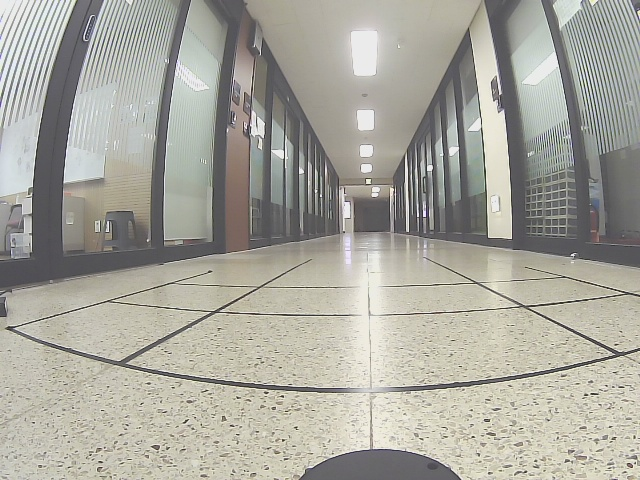
#> input picture src/track_drive/dev/shots/tape2_raw.jpg, 640 x 480 px, found by its file name
$ python h_tuner.py --image dev/shots/tape2_raw.jpg   (older library calls are emulated)
#> lines starting #> are read from the running program, lines starting #| are printed output that depends on the picture
### src/track_drive/track_drive/lib/bev.py
"""BEV 호모그래피 + 렌즈 왜곡 보정 + 차선점 추출 (순수 파이썬, rclpy 금지).

역할: 카메라 캘리브(config/camera.yaml) 로드, 렌즈 왜곡 보정(plumb_bob/fisheye),
      이미지 마스크 → BEV warp → lidar 좌표 차선 중심점 추출, 품질 점수.
입력: camera.yaml (model/K/D/new_K/H + intrinsics_calibrated/h_calibrated),
      BGR 이미지, 차선 마스크(uint8, 이미지 픽셀 좌표).
출력: (xs, ys) lidar_frame 미터 (x전방/y좌), lane_quality 0~1.
예선 대비 변경점: lane_detect_node 의 BEV 상수·_mask_to_centerline_xy 를 lib 로
      승격(원문 유지). H 는 yaml 에서 로드하고 미캘리브 시 예선 시뮬 폴백 H 사용.
      Undistorter 신설 — intrinsics_calibrated=False 면 no-op 패스스루.
캘리브 플래그는 2개로 분리돼 있다 (부분 캘리브가 실제로 자주 생긴다):
      intrinsics_calibrated = K/D 유효 → undistort 실행 여부를 결정,
      h_calibrated          = H 유효    → 지면 좌표 신뢰 여부를 결정.
      구버전 파일의 calibrated 단일 키는 "둘 다"의 의미로 해석한다(하위호환).
본선 실측 반영: 벤더 PDF 는 "170도 어안" 이라 했으나 실측 HFOV≈87°/VFOV≈64° 의
      일반 광각 렌즈였다. 87° 렌즈에 등거리(fisheye) 모델을 쓰면 과파라미터화로
      CHECK_COND 실패·가장자리 악화가 난다. 그래서 기본 왜곡모델을 plumb_bob 으로
      두고, fisheye 경로는 지우지 않고 model 필드로 고르는 하위호환으로 남긴다
      (카메라 교체나 진짜 어안 사용 대비).
"""

import os

import cv2
import numpy as np

try:
    import yaml
except ImportError:  # PyYAML 없는 환경(순수 유닛테스트)에서도 import 는 되게
    yaml = None


# ======================== BEV 상수 (예선 common.py 와 동일 유지) ========================

# ★ 2026-08-12 실차 실측으로 교체. 예선 시뮬 값(RES 0.05 / SUB 3 / BIN 0.18)은
#   굵은 시뮬 차선 기준이라, 실차의 얇은 노란테이프에서는 마스크가 14,451화소나
#   되는데도 BEV 점이 1개만 나왔다 (경로 생성 최소 6개 → 영구 실패).
#   같은 프레임에서 RES 0.02 / SUB 1 / BIN 0.05 로 바꾸면 20개 안팎이 나온다.
#   워프 비용은 0.14ms → 0.82ms 로 무시할 수준(전체 주기 128ms).
BEV_RES = 0.02                      # 실측 (was 0.05 [SIM])
BEV_X_MIN, BEV_X_MAX = -2.0, 12.0   # [SIM] 전방 범위 m
BEV_Y_HALF = 5.0                    # [SIM] 좌우 반폭 m
BEV_W = int(round((2 * BEV_Y_HALF) / BEV_RES))          # 500
BEV_H = int(round((BEV_X_MAX - BEV_X_MIN) / BEV_RES))   # 700

# lidar (x전방/y좌, m) → BEV 픽셀 (u,v) 그리드 행렬
M_GRID = np.array([
    [ 0.0,           -1.0 / BEV_RES, BEV_Y_HALF / BEV_RES],
    [-1.0 / BEV_RES,  0.0,           BEV_X_MAX  / BEV_RES],
    [ 0.0,            0.0,           1.0],
], dtype=np.float64)

# 예선 시뮬 캘리브 호모그래피 (이미지 픽셀 → lidar 미터). 실차 캘리브 전 폴백.
H_PIX2LIDAR_SIM_FALLBACK = np.array([  # [SIM] common.H_PIX2LIDAR_FALLBACK 복사본
    [ 0.00000000000000e+00,  4.63055528548851e-03, -2.73689017508590e+00],
    [ 4.18097842466549e-03,  1.87301533010043e-04, -1.37819064484720e+00],
    [ 0.00000000000000e+00, -2.40130177039888e-03,  5.16378846754945e-01],
], dtype=np.float64)

LANE_PIX_SUBSAMPLE = 1          # 실측 (was 3 [SIM]) — 얇은 테이프는 3칸 건너뛰면 사라진다
LANE_CENTERLINE_BIN_M = 0.05    # 실측 (was 0.18 [SIM]) — 점이 1.6m 안에만 있어 촘촘히 떠야 한다

# lane_quality 등급 기준 (본선 스펙: n/20 × x스팬/3.0)
LANE_QUALITY_GOOD_POINTS = 20.0
LANE_QUALITY_GOOD_SPAN_M = 3.0


# ======================== 왜곡 모델 ========================

# plumb_bob = 브라운-콘라디(일반 광각). D = [k1, k2, p1, p2, k3] (5개)
MODEL_PLUMB_BOB = "plumb_bob"
# fisheye = 등거리 어안. D = [k1, k2, k3, k4] (4개)
MODEL_FISHEYE = "fisheye"
VALID_MODELS = (MODEL_PLUMB_BOB, MODEL_FISHEYE)
# 실차 Xycar 카메라가 실측 HFOV≈87° 일반 광각이므로 기본값은 plumb_bob
DEFAULT_MODEL = MODEL_PLUMB_BOB

# getOptimalNewCameraMatrix alpha 기본값.
# 0.0 = 검은 여백 없이 크롭, 1.0 = 원본 화소 전부 보존(가장자리에 검은 여백)
UNDISTORT_ALPHA_DEFAULT = 0.0

# new_K 일치 판정 허용 오차 (픽셀). 이보다 크게 벌어지면 H 가 무효.
NEW_K_MATCH_TOL = 1e-3


def resolve_distortion_model(model, D=None):
    """model 문자열 정규화. 미지정/미상이면 D 길이로 추론한다 (5→plumb_bob, 4→fisheye).

    반환: (model, note) — note 는 추론이 일어났을 때만 채워지는 로그용 한국어 문자열
          (정상적으로 model 이 명시돼 있으면 빈 문자열).
    """
    name = str(model).strip().lower() if model is not None else ""
    if name in VALID_MODELS:
        return name, ""

    try:
        n = int(np.asarray(D, dtype=np.float64).reshape(-1).size) if D is not None else 0
    except (TypeError, ValueError):
        n = 0

    if n == 4:
        guessed = MODEL_FISHEYE
    elif n >= 5:
        guessed = MODEL_PLUMB_BOB
    else:
        guessed = DEFAULT_MODEL

    if name:
        note = (f"camera.yaml model='{model}' 은 알 수 없는 값 — "
                f"D 길이({n})로 '{guessed}' 추론. model 은 "
                f"{'/'.join(VALID_MODELS)} 중 하나여야 한다.")
    else:
        note = (f"camera.yaml 에 model 필드 없음 — D 길이({n})로 '{guessed}' 자동 추론. "
                f"model 을 명시할 것 ({'/'.join(VALID_MODELS)}).")
    return guessed, note


def _coerce_D(D, n_min):
    """D 를 1차원 float64 로 펴고 최소 길이 n_min 을 0 패딩으로 보장."""
    d = np.asarray(D, dtype=np.float64).reshape(-1)
    if d.size < n_min:
        d = np.concatenate([d, np.zeros(n_min - d.size, dtype=np.float64)])
    return d


def _as_3x3_or_none(M):
    """3x3 float64 로 변환. 실패하거나 None 이면 None."""
    if M is None:
        return None
    try:
        return np.asarray(M, dtype=np.float64).reshape(3, 3)
    except (TypeError, ValueError):
        return None


def _as_size_or_none(data):
    """yaml 의 image_width/image_height → (w, h). 없거나 이상하면 None.

    new_K 는 이 크기 기준으로 계산되므로, 런타임 프레임 크기가 다르면 H 가 무효다.
    """
    try:
        w = int(data["image_width"])
        h = int(data["image_height"])
    except (KeyError, TypeError, ValueError):
        return None
    return (w, h) if w > 0 and h > 0 else None


def _as_car_mask_v(data, image_size):
    """yaml 의 car_mask_v → 차체 가림선 v (보정영상 픽셀). 없거나 이상하면 None.

    이 v 아래(=화면 더 아래)는 차체(라이다 원통·범퍼·바퀴)라 지면이 아니다.
    그대로 두면 차체 화소가 BEV 에서 x≈0.1~0.2m 의 가짜 차선점으로 변환된다.
    tools/bev_view.py 에서 m 키로 클릭해 정한 값 — 보정영상 좌표계 기준이라
    프레임 크기가 캘리브 기준과 다르면 비율로 환산해 써야 한다.
    """
    try:
        v = float(data["car_mask_v"])
    except (KeyError, TypeError, ValueError):
        return None
    if not np.isfinite(v) or v <= 0:
        return None
    # 캘리브 기준 높이를 넘는 값은 사실상 "안 자름" — None 과 같으니 버린다.
    if image_size and v >= image_size[1]:
        return None
    return v


# ======================== 캘리브 로드 ========================

def resolve_calib_flags(data):
    """yaml dict → (intrinsics_calibrated, h_calibrated). 하위호환 규칙 포함.

    - 두 플래그가 각각 있으면 그대로 쓴다.
    - 없으면 구버전 단일 키 calibrated 값을 기본값으로 쓴다
      (구버전 calibrated:true = K/D·H 둘 다 유효라는 뜻이었다).
    """
    data = data if isinstance(data, dict) else {}
    legacy = bool(data.get("calibrated", False))
    intr = bool(data["intrinsics_calibrated"]) \
        if "intrinsics_calibrated" in data else legacy
    h_ok = bool(data["h_calibrated"]) if "h_calibrated" in data else legacy
    return intr, h_ok


def load_camera_config(path):
    """camera.yaml → dict(K, D, H, model, new_K, image_size, note,
                          intrinsics_calibrated, h_calibrated, calibrated).

    ★ 플래그 분리: K/D 의 유효성(intrinsics_calibrated)과 H 의 유효성(h_calibrated)은
      따로 간다. 실차에서는 "K/D 는 임포트했지만 지면 H 는 아직" 이 정상 중간 상태라,
      예전처럼 하나의 calibrated 로 묶으면 실측 K/D 까지 폴백으로 버려져
      undistort 가 통째로 죽는다.
        intrinsics_calibrated=True  → yaml 의 K/D 를 그대로 쓴다 (undistort 실행).
        intrinsics_calibrated=False → K=단위행렬 / D=0 폴백 (undistort 패스스루).
        h_calibrated=True  → yaml 의 H(+new_K) 사용.
        h_calibrated=False → 예선 시뮬 폴백 H 사용, new_K 는 무시(H 와 짝이므로).
      구버전 파일의 단일 키 calibrated 는 두 플래그의 기본값으로 해석한다.
      반환 dict 의 "calibrated" 는 하위호환용 요약 = (intrinsics and h).

    model: "plumb_bob"(일반 광각·기본) | "fisheye"(등거리 어안).
           yaml 에 없거나 값이 이상하면 D 길이로 추론(5→plumb_bob, 4→fisheye)하고
           그 사실을 note(로그용 문자열)에 남긴다.
    D:     model 에 맞춰 길이 정규화 — fisheye 는 4개, plumb_bob 은 최소 5개.
    new_K: undistort 결과 픽셀 좌표계를 정의하는 카메라 행렬. H 가 이 좌표계 기준이라
           캘리브 때 쓴 값을 그대로 저장/로드해야 H 가 유효하다. yaml 에 없으면 None
           이고, 이때 Undistorter 가 모델 규약대로 계산한다
           (fisheye → new_K=K, plumb_bob → getOptimalNewCameraMatrix(alpha)).
    image_size: yaml 의 image_width/height → (w, h). 캘리브 기준 해상도이며
           new_K/H 가 이 크기 기준이다. 없으면 None.
    note:  호출측(노드)이 그대로 찍으면 되는 한국어 경고/안내. 없으면 빈 문자열.
           폴백이 일어난 사유(K/D 미보정, H 미보정 등)가 여기 쌓인다.

    파일 없음 / 파싱 실패면 전부 폴백 + 두 플래그 False 반환 —
    호출측(노드)이 반드시 경고 로그를 남길 것.
    """
    fallback = {
        "K": np.eye(3, dtype=np.float64),
        "D": np.zeros(5, dtype=np.float64),   # 기본 모델(plumb_bob) 길이
        "H": H_PIX2LIDAR_SIM_FALLBACK.copy(),
        "calibrated": False,
        "intrinsics_calibrated": False,
        "h_calibrated": False,
        "model": DEFAULT_MODEL,
        "new_K": None,
        "image_size": None,
        "car_mask_v": None,
        "note": "",
    }

    if yaml is None or not path or not os.path.isfile(path):
        return fallback

    try:
        with open(path, "r", encoding="utf-8") as f:
            data = yaml.safe_load(f)
        if not isinstance(data, dict):
            return fallback
        intr, h_ok = resolve_calib_flags(data)
        K = np.asarray(data["K"], dtype=np.float64).reshape(3, 3)
        D_raw = np.asarray(data["D"], dtype=np.float64).reshape(-1)
        H = np.asarray(data["H"], dtype=np.float64).reshape(3, 3)
        # model 은 D 를 자르기 전의 원본 길이로 추론해야 한다 (5 vs 4 구분)
        model, note = resolve_distortion_model(data.get("model"), D_raw)
        D = _coerce_D(D_raw, 4)[:4] if model == MODEL_FISHEYE else _coerce_D(D_raw, 5)
        new_K = _as_3x3_or_none(data.get("new_K"))
        image_size = _as_size_or_none(data)
        car_mask_v = _as_car_mask_v(data, image_size)
    except (KeyError, TypeError, ValueError, OSError, yaml.YAMLError):
        return fallback

    notes = [note] if note else []

    if not intr:
        # K/D 를 신뢰할 수 없다 → 폴백으로 치환해 undistort 가 패스스루가 되게 한다.
        K = fallback["K"].copy()
        D = np.zeros(4 if model == MODEL_FISHEYE else 5, dtype=np.float64)
        notes.append(
            "intrinsics_calibrated=false — K/D 를 단위행렬/0 폴백으로 대체했다 "
            "(undistort 패스스루). tools/import_camera_info.py 또는 "
            "calib_camera.py 로 K/D 를 먼저 채울 것.")

    if not h_ok:
        # 미캘리브 H 는 신뢰 금지 — 검증된 예선 시뮬 폴백 H 를 쓴다.
        H = H_PIX2LIDAR_SIM_FALLBACK.copy()
        reason = ("h_calibrated=false — H 를 예선 시뮬 폴백값으로 대체했다. "
                  "실차 지면 좌표(BEV/차선)는 부정확하다 — "
                  "tools/calib_ground_h.py 로 H 를 잡을 것.")
        if new_K is not None:
            # new_K 는 H 와 짝(같은 undistort 픽셀 좌표계)이라 H 없이는 의미가 없다.
            reason += " yaml 의 new_K 는 H 와 짝이므로 함께 무시한다."
            new_K = None
        if intr:
            # undistort 는 켜지는데 H 는 원본픽셀 기준 시뮬값 → 좌표계가 어긋난다.
            reason += (" ※ K/D 는 유효해 undistort 는 켜지지만 폴백 H 는 "
                       "undistort 이전 픽셀 기준이라 좌표계가 어긋난 상태다.")
        notes.append(reason)
    elif not intr:
        notes.append("h_calibrated=true 인데 K/D 는 미보정 — H 가 원본(raw) 픽셀 "
                     "기준으로 잡힌 것인지 확인할 것.")

    return {"K": K, "D": D, "H": H,
            "calibrated": bool(intr and h_ok),   # 하위호환 요약 키
            "intrinsics_calibrated": bool(intr),
            "h_calibrated": bool(h_ok),
            "model": model, "new_K": new_K, "image_size": image_size,
            "car_mask_v": car_mask_v,
            "note": " / ".join(notes)}


# ======================== 렌즈 왜곡 보정 (plumb_bob / fisheye) ========================

class Undistorter:
    """렌즈 왜곡 보정. 리맵 테이블 1회 생성 후 캐시 (프레임마다 재계산 금지).

    model="plumb_bob": 일반 광각(브라운-콘라디). D=[k1,k2,p1,p2,k3],
        cv2.getOptimalNewCameraMatrix(alpha) + cv2.initUndistortRectifyMap.
        실차 Xycar 카메라(실측 HFOV≈87°/VFOV≈64°)가 여기 해당 — 기본값.
    model="fisheye": 등거리 어안. D=[k1,k2,k3,k4], cv2.fisheye.* (기존 경로 그대로).
        87° 급 렌즈에 쓰면 과파라미터화로 가장자리가 오히려 나빠지니 진짜 어안일 때만.
    model=None: D 길이로 자동 추론 (5→plumb_bob, 4→fisheye). 추론 사유는
        self.model_note 에 남는다.

    calibrated=False (= K/D 미보정, camera.yaml 의 intrinsics_calibrated=false) 면
    no-op 패스스루. 초기화 실패 시에도 패스스루로 떨어지므로 호출측은 enabled 를
    확인해 경고 로그를 남길 것.
    ※ 이 인자는 K/D 유효성만 뜻한다 — H 유효성(h_calibrated)과 무관하다.
      from_config() 을 쓰면 intrinsics_calibrated 가 자동으로 전달된다.

    ★ new_K 주의: H 는 "undistort 된 픽셀 → 지면좌표" 라서, undistort 에 쓴 new_K 가
      바뀌면 H 가 통째로 무효가 된다 (plumb_bob 은 alpha·이미지크기에 따라 new_K 가
      달라진다). 캘리브 때 쓴 new_K 를 camera.yaml 의 new_K 에 적어 넘기고,
      런타임 값과 check_new_K_match() 로 대조할 것.
    """

    def __init__(self, K, D, size, calibrated=True,
                 model=None, alpha=UNDISTORT_ALPHA_DEFAULT, new_K=None):
        # size = (width, height) 예: (640, 480)
        self.enabled = False
        self.alpha = float(alpha)
        self.roi = None                 # plumb_bob 에서 유효 화소 영역 (x, y, w, h)
        self.model, self.model_note = resolve_distortion_model(model, D)
        # 패스스루/초기화 실패 시엔 원본 픽셀 좌표 그대로이므로 new_K = K
        try:
            self.new_K = None if K is None else np.asarray(K, dtype=np.float64)
        except (TypeError, ValueError):
            self.new_K = None
        if not calibrated or K is None or D is None:
            return

        try:
            K_m = np.asarray(K, dtype=np.float64).reshape(3, 3)
            w, h = int(size[0]), int(size[1])
            if self.model == MODEL_FISHEYE:
                D_m = _coerce_D(D, 4)[:4]
                # 어안 규약: new_K = K 유지 → yaml 의 H(undistort 이미지 기준)와 좌표 일치.
                # (yaml 에 new_K 가 명시돼 있으면 그쪽을 우선 — 캘리브 당시 값이 정답)
                nk = K_m.copy() if new_K is None else np.asarray(
                    new_K, dtype=np.float64).reshape(3, 3)
                map1, map2 = cv2.fisheye.initUndistortRectifyMap(
                    K_m, D_m.reshape(4, 1), np.eye(3), nk, (w, h), cv2.CV_16SC2)
            else:
                D_m = _coerce_D(D, 5)
                if new_K is None:
                    # alpha=0.0 → 검은 여백 없이 크롭, 1.0 → 원본 화소 전부 보존
                    nk, roi = cv2.getOptimalNewCameraMatrix(
                        K_m, D_m, (w, h), self.alpha)
                    nk = np.asarray(nk, dtype=np.float64).reshape(3, 3)
                    self.roi = tuple(int(v) for v in roi)
                else:
                    nk = np.asarray(new_K, dtype=np.float64).reshape(3, 3)
                map1, map2 = cv2.initUndistortRectifyMap(
                    K_m, D_m, np.eye(3), nk, (w, h), cv2.CV_16SC2)
            # 맵 생성이 끝난 뒤에만 상태 확정 (실패 시 패스스루 상태 유지)
            self._map1, self._map2 = map1, map2
            self.new_K = nk
            self.enabled = True
        except (cv2.error, TypeError, ValueError, IndexError):
            # 잘못된 K/D/size — 패스스루 유지 (호출측이 enabled 확인해 경고 로그)
            self.enabled = False

    @classmethod
    def from_config(cls, cam, size, alpha=UNDISTORT_ALPHA_DEFAULT):
        """load_camera_config() 결과 dict 로 바로 생성 (model/new_K 자동 전달).

        undistort 가능 여부는 K/D 유효성 = intrinsics_calibrated 로 판단한다.
        (H 미보정(h_calibrated=false)이어도 K/D 가 실측이면 undistort 는 켠다.)
        구버전 dict 처럼 intrinsics_calibrated 키가 없으면 calibrated 로 대체.
        """
        cam = cam or {}
        intr = cam.get("intrinsics_calibrated", cam.get("calibrated", False))
        return cls(cam.get("K"), cam.get("D"), size,
                   calibrated=bool(intr),
                   model=cam.get("model"), alpha=alpha, new_K=cam.get("new_K"))

    def apply(self, bgr):
        if not self.enabled or bgr is None:
            return bgr
        return cv2.remap(bgr, self._map1, self._map2,
                         interpolation=cv2.INTER_LINEAR,
                         borderMode=cv2.BORDER_CONSTANT)


# [275 lines left out: functions check_new_K_match, _lane_mask_to_lidar_xy, _mask_to_centerline_xy, undistort_pixels, pixels_to_ground, centerline_from_ground and 7 more, not called in this run]

### src/track_drive/tools/h_tuner.py
#!/usr/bin/env python3
# -*- coding: utf-8 -*-
"""
H 수동 튜너 — 물리 파라미터 슬라이더로 BEV 를 실시간 조정.

H 의 9개 숫자를 직접 만지는 대신, 카메라의 물리적 자세를 조절하면
H 가 자동으로 계산된다. 각 슬라이더의 의미가 직관적이라 손으로 찾기 쉽다.

  height  카메라 높이(m)      ↑ 하면 전체적으로 멀어 보임
  pitch   아래로 기울기(도)    ↑ 하면 가까운 쪽이 늘어남
  yaw     좌우 회전(도)        BEV 가 좌우로 회전 (테이프가 비스듬하면 조정)
  roll    좌우 기울어짐(도)     한쪽이 올라가면 조정
  cam_x   카메라 전후위치(m)    원점(라이다 투영점) 대비. 음수 = 라이다보다 뒤
  cam_y   카메라 좌우위치(m)    양수 = 왼쪽

판정 : BEV 에서 타일이 정사각형이고 노란 격자가 테이프/줄눈과 겹치면 정답.
키   : [s] camera.yaml 에 저장   [r] 초기값 복귀   [p] 현재 H 출력   [q] 종료

실행 (차 화면 터미널에서):
    cd ~/xycar_ws/src/track_drive
    python3 tools/h_tuner.py --image dev/shots/tape2_raw.jpg
"""
import argparse
import os
import sys

import numpy as np
import cv2

_HERE = os.path.dirname(os.path.realpath(__file__))
sys.path.insert(0, os.path.dirname(_HERE))
from track_drive.lib import bev as B  # noqa: E402

PITCH_DEFAULT = 0.453333
WIN = "H tuner"


def build_H(K, height, pitch_deg, yaw_deg, roll_deg, cam_x, cam_y):
    """물리 자세 → H (undist 픽셀 → 지면 x전방/y좌).

    월드: x 전방, y 좌, z 위 (원점 = 라이다 지면투영점)
    카메라: X 우, Y 하, Z 전방
    """
    th = np.radians(pitch_deg)      # 아래로 기울기(+)
    ps = np.radians(yaw_deg)        # 좌회전(+)
    rl = np.radians(roll_deg)

    # 월드→카메라 기본 회전 (수평 정면)
    R0 = np.array([[0.0, -1.0, 0.0],
                   [0.0, 0.0, -1.0],
                   [1.0, 0.0, 0.0]])
    # 카메라 X축(우) 둘레 피치
    Rp = np.array([[1, 0, 0],
                   [0, np.cos(th), -np.sin(th)],
                   [0, np.sin(th), np.cos(th)]])
    # 월드 z축 둘레 yaw
    Ry = np.array([[np.cos(ps), -np.sin(ps), 0],
                   [np.sin(ps), np.cos(ps), 0],
                   [0, 0, 1]])
    # 카메라 Z축(광축) 둘레 roll
    Rr = np.array([[np.cos(rl), -np.sin(rl), 0],
                   [np.sin(rl), np.cos(rl), 0],
                   [0, 0, 1]])
    R = Rr @ Rp @ R0 @ Ry
    C = np.array([cam_x, cam_y, height])       # 월드에서의 카메라 위치
    t = -R @ C
    # 지면(z=0) → 이미지
    Hg2i = K @ np.column_stack([R[:, 0], R[:, 1], t])
    return np.linalg.inv(Hg2i)                 # 이미지 → 지면


def fit_physical(H_target, K, x0):
    """현재 H 에 가장 가까운 물리 파라미터 찾기 (슬라이더 초기값용)"""
    from scipy.optimize import least_squares
    us = np.linspace(40, 600, 12)
    vs = np.linspace(270, 460, 12)
    U, V = np.meshgrid(us, vs)
    P = np.stack([U.ravel(), V.ravel(), np.ones(U.size)])

    def gp(Hm):
        q = Hm @ P
        return (q[:2] / q[2]).ravel()

    tgt = gp(H_target)

    def res(p):
        try:
            return gp(build_H(K, *p)) - tgt
        except Exception:
            return np.full_like(tgt, 1e3)

    sol = least_squares(res, x0, method="lm", max_nfev=3000)
    return sol.x


def main():
    ap = argparse.ArgumentParser()
    ap.add_argument("--image", default=os.path.join(_HERE, "..", "dev", "shots", "tape2_raw.jpg"))
    ap.add_argument("--camera", default=os.path.join(_HERE, "..", "config", "camera.yaml"))
    ap.add_argument("--pitch-m", type=float, default=PITCH_DEFAULT, help="타일 피치 m")
    ap.add_argument("--ppm", type=int, default=170)
    ap.add_argument("--range-x", type=float, nargs=2, default=[0.2, 2.6])
    ap.add_argument("--range-y", type=float, nargs=2, default=[-1.3, 1.3])
    a = ap.parse_args()

    cam = B.load_camera_config(a.camera)
    raw = cv2.imread(a.image)
#> raw is the input picture: shape (480, 640, 3); mean B, G, R 157.2, 166.3, 167.5
    if raw is None:
        print("이미지 없음:", a.image); return
    Hh, Ww = raw.shape[:2]
    und = B.Undistorter.from_config(cam, (Ww, Hh))
    img = und.apply(raw)
#> in apply, `return cv2.remap(bgr, self._map1, self._map2, interpolation=cv2.INTER_..`:
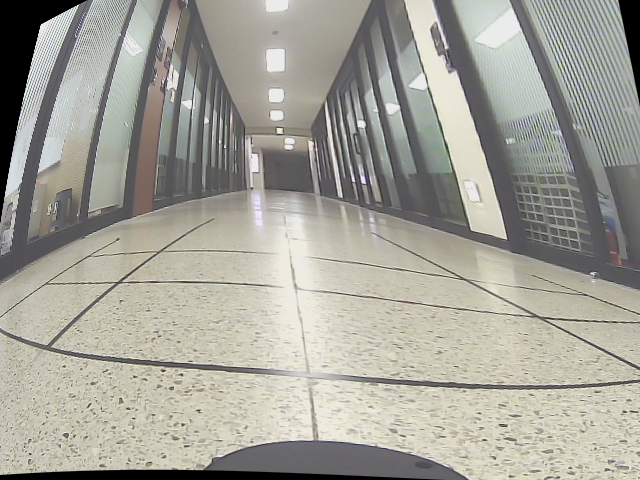
#> returned value: shape (480, 640, 3); mean of channels 0, 1, 2 152.6, 161.7, 163.1; drawn as B, G, R
    # 대비강화 (테이프/줄눈 잘 보이게)
    lab = cv2.cvtColor(img, cv2.COLOR_BGR2LAB)
#> lab: shape (480, 640, 3); mean of channels 0, 1, 2 167.8, 126.9, 132.8
    l, ac, bc = cv2.split(lab)
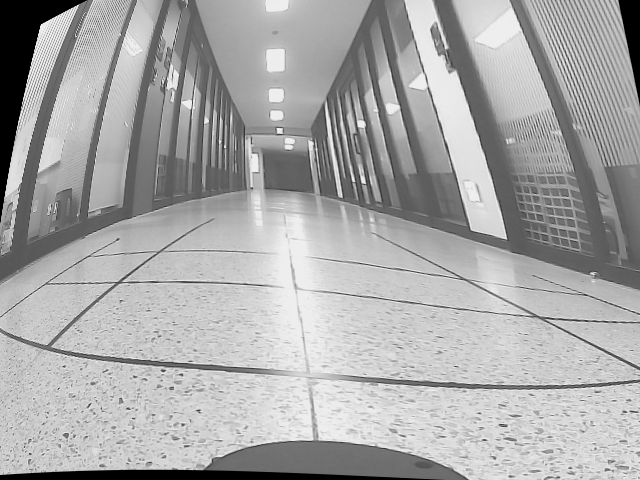
#> l: shape (480, 640); min 0, max 241, mean 167.8
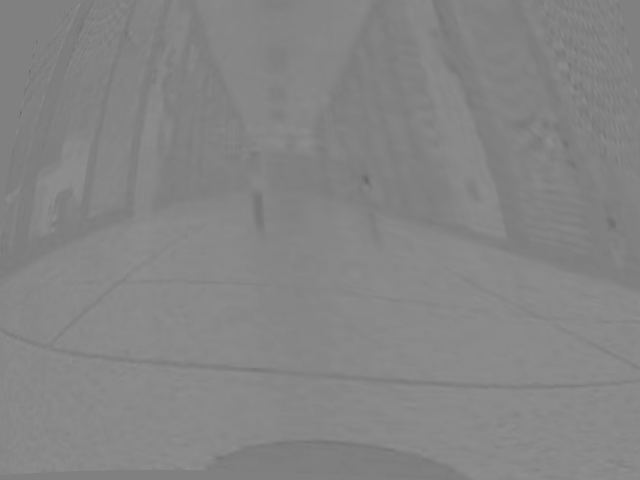
#> bc: shape (480, 640); min 100, max 145, mean 132.8
    img = cv2.cvtColor(cv2.merge([cv2.createCLAHE(3.0, (8, 8)).apply(l), ac, bc]),
                       cv2.COLOR_LAB2BGR)
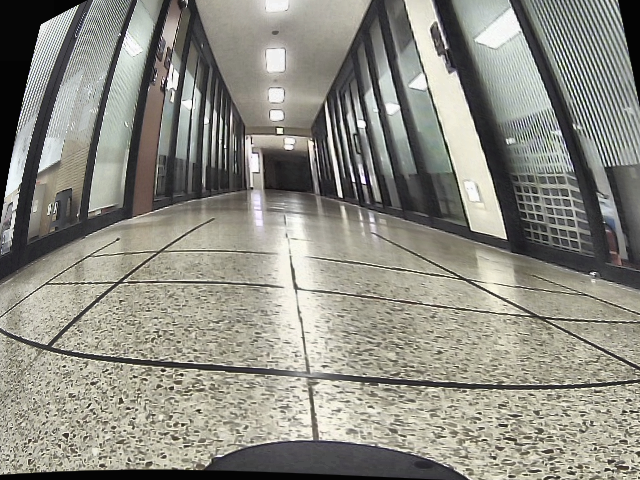
#> img: shape (480, 640, 3); mean B, G, R 131.4, 140.5, 141.6

    K = np.array(cam.get("new_K") if cam.get("new_K") is not None else cam["K"], np.float64)
    H_cur = np.array(cam["H"], np.float64)
#> (the rest of the program and of its run is left out)
